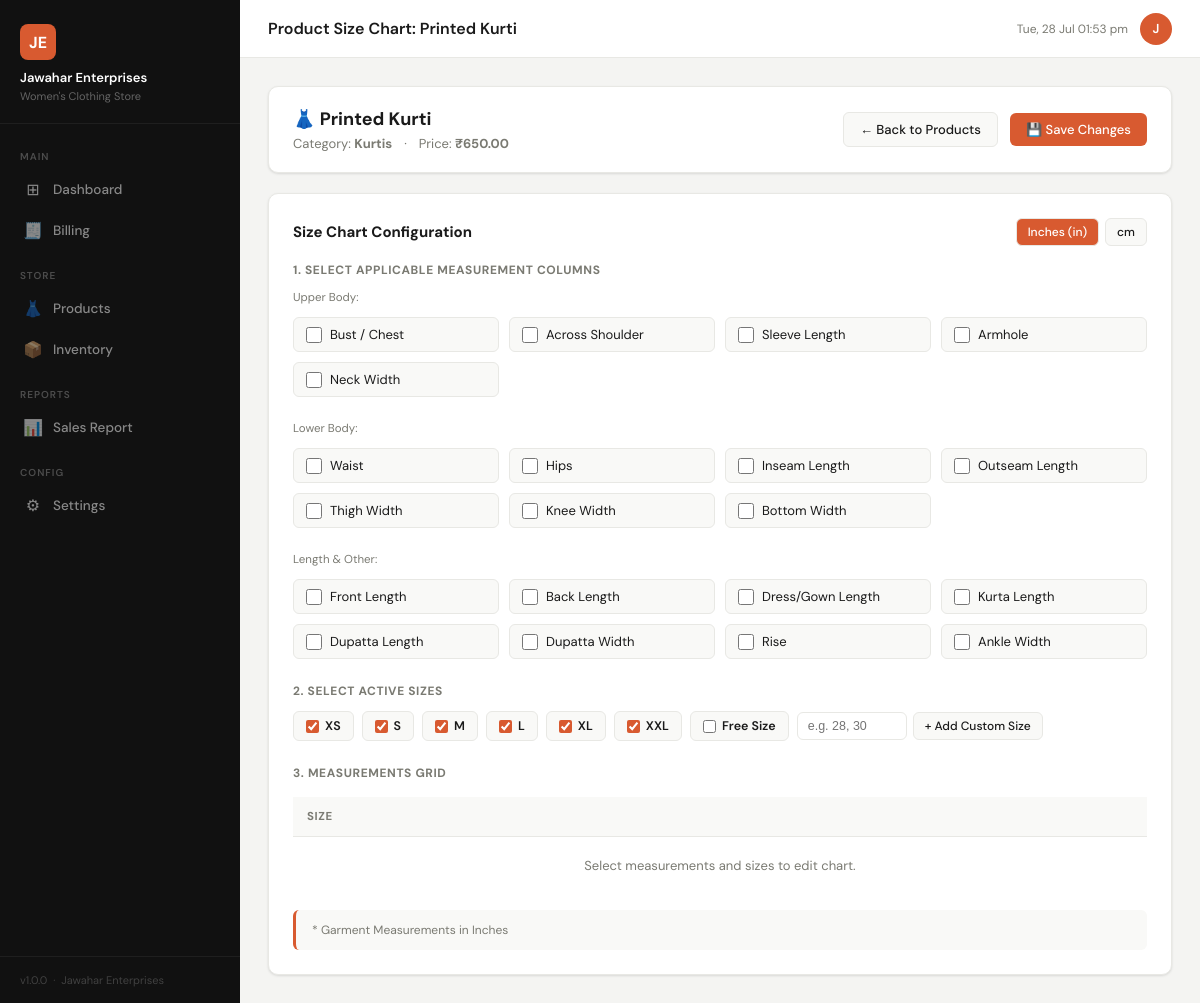
Page /product/4/size-chart on the committed database.
### models.py (models this page shows, shortened)
class Product(db.Model):
    __tablename__ = 'products'
    id = db.Column(db.Integer, primary_key=True)
    name = db.Column(db.String(200), nullable=False)
    category = db.Column(db.String(100), nullable=False)
    price = db.Column(db.Float, nullable=False)
    image_filename = db.Column(db.String(300), default='')
    applicable_measurements = db.Column(db.Text, default='')
    created_at = db.Column(db.DateTime, default=datetime.utcnow)
    updated_at = db.Column(db.DateTime, default=datetime.utcnow, onupdate=datetime.utcnow)
    product_sizes = db.relationship('ProductSize', backref='product', lazy=True,
                                    cascade='all, delete-orphan')
    size_charts = db.relationship('ProductSizeChart', backref='product', lazy=True,
                                  cascade='all, delete-orphan')
    transaction_items = db.relationship('TransactionItem', backref='product', lazy=True)

### routes.py (the view)
@main.route('/product/<int:product_id>/size-chart')
def product_size_chart_page(product_id):
    product = Product.query.get_or_404(product_id)
    settings = Settings.query.first()
    return render_template('product_size_chart.html', product=product, settings=settings)

### templates/product_size_chart.html (shortened to what this page needs)
{% extends "base.html" %}
{% block page_title %}Product Size Chart: {{ product.name }}{% endblock %}
{% block content %}
<div class="psc-container">
  <div class="psc-header">
    <div class="psc-title-group">
      <h2>👗 {{ product.name }}</h2>
      <div class="meta">
        <span>Category: <strong>{{ product.category }}</strong></span>
        <span>·</span>
        <span>Price: <strong>₹{{ "%.2f"|format(product.price) }}</strong></span>
      </div>
    </div>
    <div style="display:flex; gap:12px; align-items:center;">
      <a href="{{ url_for('main.products') }}" class="btn btn-secondary">← Back to Products</a>
      <button type="button" class="btn btn-primary" onclick="saveProductSizeChart()">💾 Save Changes</button>
    </div>
  </div>
  <div class="psc-card">
    <div style="display:flex; justify-content:space-between; align-items:center; margin-bottom:16px;">
      <h3 style="font-size:15px; font-weight:700;">Size Chart Configuration</h3>
      <div style="display:flex; gap:6px;">
        <button type="button" class="btn btn-secondary btn-sm" id="unit-btn-in" onclick="setUnit('in')" style="background:var(--accent); color:#fff;">Inches (in)</button>
        <button type="button" class="btn btn-secondary btn-sm" id="unit-btn-cm" onclick="setUnit('cm')">cm</button>
      </div>
    </div>
    <div class="section-subtitle">1. Select Applicable Measurement Columns</div>
    <div style="margin-bottom:12px; font-size:11.5px; color:var(--text-muted);">Upper Body:</div>
    <div class="measurements-grid">
      <label class="m-checkbox-card"><input type="checkbox" class="m-check" value="bust" onchange="renderDynamicTable()"> Bust / Chest</label>
      <label class="m-checkbox-card"><input type="checkbox" class="m-check" value="across_shoulder" onchange="renderDynamicTable()"> Across Shoulder</label>
      <label class="m-checkbox-card"><input type="checkbox" class="m-check" value="sleeve_length" onchange="renderDynamicTable()"> Sleeve Length</label>
      <label class="m-checkbox-card"><input type="checkbox" class="m-check" value="armhole" onchange="renderDynamicTable()"> Armhole</label>
      <label class="m-checkbox-card"><input type="checkbox" class="m-check" value="neck_width" onchange="renderDynamicTable()"> Neck Width</label>
    </div>
    <div style="margin-bottom:12px; font-size:11.5px; color:var(--text-muted);">Lower Body:</div>
    <div class="measurements-grid">
      <label class="m-checkbox-card"><input type="checkbox" class="m-check" value="waist" onchange="renderDynamicTable()"> Waist</label>
      <label class="m-checkbox-card"><input type="checkbox" class="m-check" value="hips" onchange="renderDynamicTable()"> Hips</label>
      <label class="m-checkbox-card"><input type="checkbox" class="m-check" value="inseam_length" onchange="renderDynamicTable()"> Inseam Length</label>
      <label class="m-checkbox-card"><input type="checkbox" class="m-check" value="outseam_length" onchange="renderDynamicTable()"> Outseam Length</label>
      <label class="m-checkbox-card"><input type="checkbox" class="m-check" value="thigh_width" onchange="renderDynamicTable()"> Thigh Width</label>
      <label class="m-checkbox-card"><input type="checkbox" class="m-check" value="knee_width" onchange="renderDynamicTable()"> Knee Width</label>
      <label class="m-checkbox-card"><input type="checkbox" class="m-check" value="bottom_width" onchange="renderDynamicTable()"> Bottom Width</label>
    </div>
    <div style="margin-bottom:12px; font-size:11.5px; color:var(--text-muted);">Length & Other:</div>
    <div class="measurements-grid">
      <label class="m-checkbox-card"><input type="checkbox" class="m-check" value="front_length" onchange="renderDynamicTable()"> Front Length</label>
      <label class="m-checkbox-card"><input type="checkbox" class="m-check" value="back_length" onchange="renderDynamicTable()"> Back Length</label>
      <label class="m-checkbox-card"><input type="checkbox" class="m-check" value="dress_length" onchange="renderDynamicTable()"> Dress/Gown Length</label>
      <label class="m-checkbox-card"><input type="checkbox" class="m-check" value="kurta_length" onchange="renderDynamicTable()"> Kurta Length</label>
      <label class="m-checkbox-card"><input type="checkbox" class="m-check" value="dupatta_length" onchange="renderDynamicTable()"> Dupatta Length</label>
      <label class="m-checkbox-card"><input type="checkbox" class="m-check" value="dupatta_width" onchange="renderDynamicTable()"> Dupatta Width</label>
      <label class="m-checkbox-card"><input type="checkbox" class="m-check" value="rise" onchange="renderDynamicTable()"> Rise</label>
      <label class="m-checkbox-card"><input type="checkbox" class="m-check" value="ankle_width" onchange="renderDynamicTable()"> Ankle Width</label>
    </div>
    <div class="section-subtitle">2. Select Active Sizes</div>
    <div class="size-select-group" id="size-chips-container">
      <label class="size-chip-cb"><input type="checkbox" class="sz-check" value="XS" checked onchange="renderDynamicTable()"> XS</label>
      <label class="size-chip-cb"><input type="checkbox" class="sz-check" value="S" checked onchange="renderDynamicTable()"> S</label>
      <label class="size-chip-cb"><input type="checkbox" class="sz-check" value="M" checked onchange="renderDynamicTable()"> M</label>
      <label class="size-chip-cb"><input type="checkbox" class="sz-check" value="L" checked onchange="renderDynamicTable()"> L</label>
      <label class="size-chip-cb"><input type="checkbox" class="sz-check" value="XL" checked onchange="renderDynamicTable()"> XL</label>
      <label class="size-chip-cb"><input type="checkbox" class="sz-check" value="XXL" checked onchange="renderDynamicTable()"> XXL</label>
      <label class="size-chip-cb"><input type="checkbox" class="sz-check" value="Free Size" onchange="renderDynamicTable()"> Free Size</label>
      <div class="custom-size-input-wrap">
        <input type="text" class="custom-size-input" id="new-custom-size-input" placeholder="e.g. 28, 30">
        <button type="button" class="btn btn-secondary btn-sm" onclick="addCustomSize()">+ Add Custom Size</button>
      </div>
    </div>
    <div class="section-subtitle">3. Measurements Grid</div>
    <div class="table-responsive">
      <table class="psc-table">
        <thead id="psc-thead">
          <tr><th>Size</th></tr>
        </thead>
        <tbody id="psc-tbody">
          <tr><td style="padding:20px; text-align:center; color:var(--text-muted);">Select measurements and sizes to edit chart.</td></tr>
        </tbody>
      </table>
    </div>
    <div class="psc-note" id="psc-note-text">
      * Garment Measurements in Inches
    </div>
  </div>
</div>
{% endblock %}

### static/css/style.css (style rules this page uses)
a { transition: color 0.15s ease; }
button { user-select: none; }

### templates/product_size_chart.html (style rules this page uses)
.psc-container { display: flex; flex-direction: column; gap: 20px; }
.psc-header { background: var(--surface); border: 1px solid var(--border); border-radius: var(--radius); padding: 20px 24px; box-shadow: var(--shadow); display: flex; align-items: center; justify-content: space-between; flex-wrap: wrap; gap: 16px; }
.psc-title-group h2 { font-size: 18px; font-weight: 700; color: var(--text); }
.psc-title-group .meta { font-size: 13px; color: var(--text-muted); margin-top: 4px; display: flex; gap: 12px; }
.psc-card { background: var(--surface); border: 1px solid var(--border); border-radius: var(--radius); padding: 24px; box-shadow: var(--shadow); }
.section-subtitle { font-size: 12px; font-weight: 700; text-transform: uppercase; letter-spacing: 0.05em; color: var(--text-muted); margin-bottom: 12px; }
.measurements-grid { display: grid; grid-template-columns: repeat(auto-fill, minmax(180px, 1fr)); gap: 10px; margin-bottom: 24px; }
.m-checkbox-card { display: flex; align-items: center; gap: 8px; padding: 8px 12px; border: 1px solid var(--border); border-radius: 6px; background: var(--surface-2); font-size: 13px; cursor: pointer; user-select: none; transition: all 0.12s ease; }
.m-checkbox-card input[type="checkbox"] { accent-color: var(--accent); width: 16px; height: 16px; cursor: pointer; }
.size-select-group { display: flex; flex-wrap: wrap; gap: 8px; align-items: center; margin-bottom: 24px; }
.size-chip-cb { display: flex; align-items: center; gap: 6px; padding: 6px 12px; border: 1px solid var(--border); border-radius: 6px; background: var(--surface-2); font-size: 12.5px; font-weight: 600; cursor: pointer; }
.size-chip-cb input { accent-color: var(--accent); }
.custom-size-input-wrap { display: flex; gap: 6px; align-items: center; }
.custom-size-input { width: 110px; padding: 6px 10px; border: 1px solid var(--border); border-radius: 6px; font-size: 12.5px; outline: none; }
.table-responsive { overflow-x: auto; margin-top: 16px; }
.psc-table { width: 100%; border-collapse: collapse; text-align: left; }
.psc-table th { background: var(--surface-2); padding: 12px 14px; font-size: 11.5px; font-weight: 700; text-transform: uppercase; color: var(--text-muted); border-bottom: 1px solid var(--border); }
.psc-table td { padding: 10px 14px; border-bottom: 1px solid var(--border); vertical-align: middle; }
.psc-note { margin-top: 16px; padding: 12px 16px; background: var(--surface-2); border-radius: 6px; border-left: 3px solid var(--accent); font-size: 12px; color: var(--text-muted); }

### templates/base.html (style rules this page uses)
:root { --sidebar-bg: #111111; --sidebar-width: 240px; --accent: #D85A30; --accent-light: #f0724a; --accent-dim: rgba(216,90,48,0.12); --bg: #f4f4f2; --surface: #ffffff; --surface-2: #f9f9f7; --border: #e8e8e4; --text: #1a1a1a; --text-muted: #7a7a72; --text-light: #b0b0a8; --success: #2d9e6b; --warning: #e8a020; --danger: #d83030; --info: #2d6fb0; --radius: 10px; --radius-sm: 6px; --shadow: 0 1px 3px rgba(0,0,0,0.08), 0 1px 2px rgba(0,0,0,0.04); --shadow-md: 0 4px 12px rgba(0,0,0,0.1); --shadow-lg: 0 8px 24px rgba(0,0,0,0.12); --font: 'DM Sans', sans-serif; --font-mono: 'DM Mono', monospace; }
*, *::before, *::after { box-sizing: border-box; margin: 0; padding: 0; }
html, body { height: 100%; font-family: var(--font); background: var(--bg); color: var(--text); }
.btn { display: inline-flex; align-items: center; gap: 7px; padding: 8px 16px; border-radius: var(--radius-sm); font-size: 13px; font-weight: 500; font-family: var(--font); border: none; cursor: pointer; transition: all 0.15s ease; text-decoration: none; }
.btn-primary { background: var(--accent); color: #fff; }
.btn-secondary { background: var(--surface-2); color: var(--text); border: 1px solid var(--border); }
.btn-sm { padding: 5px 11px; font-size: 12px; }
table { width: 100%; border-collapse: collapse; }
th { font-size: 11px; font-weight: 600; text-transform: uppercase; letter-spacing: 0.05em; color: var(--text-muted); padding: 10px 16px; text-align: left; border-bottom: 1px solid var(--border); background: var(--surface-2); }
td { padding: 12px 16px; font-size: 13px; border-bottom: 1px solid var(--border); vertical-align: middle; }
tr:last-child td { border-bottom: none; }

### rows in the picture
Product: name "Printed Kurti", category "Kurtis", price "650.00"
